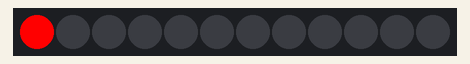
The sketch below on a simulated Arduino Uno, built with avr-gcc and run on an emulated ATmega328P. Shown: 12 RGB LEDs in strip order, left to right.

Above: at 0.15 s.
At 1.07 s:
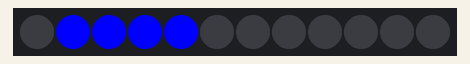

Measured:
- by itself, everything shown: repeats every 1.2 s, in 4 steps

The sketch:

led_stick.ino
```cpp
// Simple NeoPixel chase test for 8-pixel stick
//
// 🔌 WIRING
//
// 📡 DATA LINE:
// Arduino Pin 6 ──> DIN (NeoPixel)
// • For longer cables (30cm+), add 330–470 Ω in series to damp signal reflections
// • For short connections, omit the resistor — it can cause signal failures
//
// ⚡ POWER:
// • Use a stable 5V EXTERNAL power supply
// • 5V → +5V, GND → GND
//
// 🔋 CAPACITOR:
// • Add 470–1000 µF between 5V and GND (close to LEDs)
// • This smooths power dips (prevents flicker/glitches)
//
// • Polarity matters:
//   ➕ Long leg = + → connect to 5V
//   ➖ Short leg = – → connect to GND
//   ⚠️ Stripe on the capacitor = NEGATIVE (–)
//
// 🔗 GROUND:
// Connect all grounds

#include <Adafruit_NeoPixel.h>

const int ledPin = 6;
const int N_LEDs = 12;

Adafruit_NeoPixel strip =
    Adafruit_NeoPixel(N_LEDs, ledPin, NEO_GRB + NEO_KHZ800);

void setup() { strip.begin(); }

void loop() {
  chase(strip.Color(255, 0, 0));  // Red
  chase(strip.Color(0, 255, 0));  // Green
  chase(strip.Color(0, 0, 255));  // Blue
}

static void chase(uint32_t c) {
  for (uint16_t i = 0; i < strip.numPixels() + 4; i++) {
    strip.setPixelColor(i, c);
    strip.setPixelColor(i - 4, 0);
    strip.show();
    delay(25);
  }
}
```
